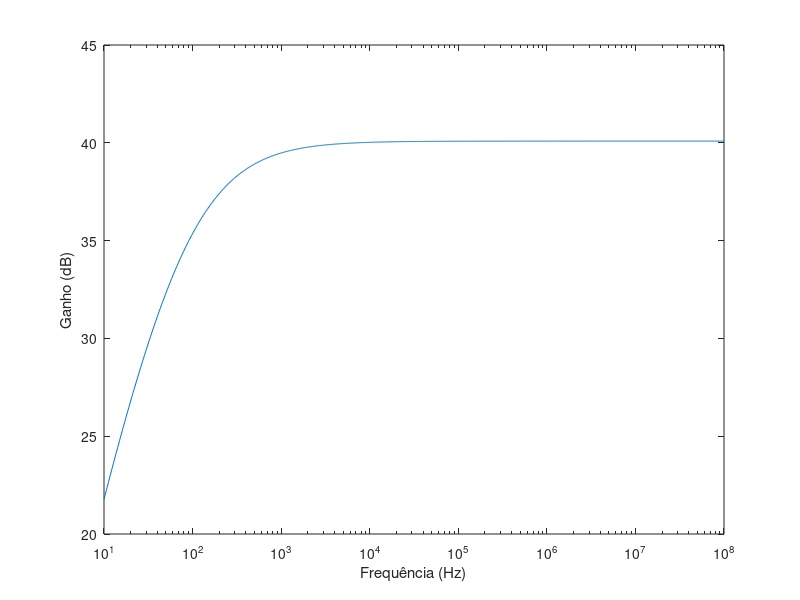

This chart was generated by the following MATLAB code:
clear all
close all
clc


R1 = 10e3;
R2 = 1e3;
R3 = 100e3;
R4 = 1e3;

C1 = 220e-9;
C2 = 1e-6;

n = 1000;

f = logspace(1, 8, n);
G = zeros(1,n);
G1 = zeros(1,n);
G2 = zeros(1,n);
G3 = zeros(1,n);
imp1 = zeros(1,n);
imp2 = zeros(1,n);
for i = 1:n;
  gain = 1;
  w = 2*pi*f(i);
  imp_c1 = 1/(C1*w);
  imp_c2 = 1/(C2*w);
  
  imp1(i) = R1/(R1 + imp_c1);
  imp2(i) = imp_c2/(imp_c2+R4);
  
  
  gain = gain * R1/(R1 + imp_c1);   %voltage divider/filter
  G1(i) = gain;
  gain = gain * (1 + R3/R2);     %non inverting amp
  %G2(i) = gain;
  %gain = gain * imp_c2/(imp_c2+R4);
  
  G(i) = gain;
endfor

G = 20*log10(G);
hf=figure();
semilogx(f,G);

hold on;
%plot(f, 40*ones(1,n));
%plot(f, G1);
%plot(f, G2);
%plot(f, imp1);
%plot(f, imp2);


xlabel("Frequência (Hz)");
ylabel("Ganho (dB)");

print(hf, "band_pass.eps", "-depsc");


